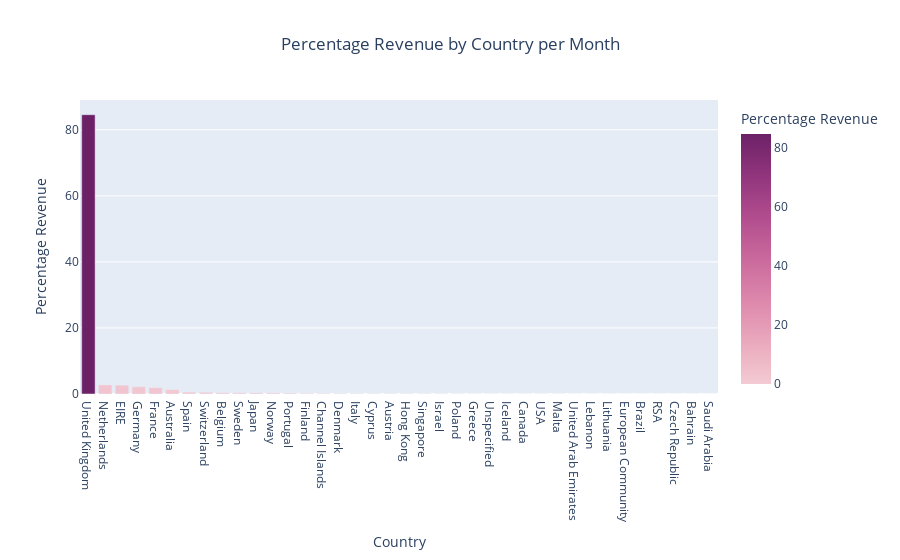

Notebook code for this chart:
### Code cell
# Mmebuat grafik % Revenue dari tiap negara
fig = px.bar(rev_country, x=rev_country['Country'], y=rev_country['Percentage Revenue'],
             title = 'Percentage Revenue by Country per Month',
             color=rev_country['Percentage Revenue'],
             color_continuous_scale = 'Magenta')
fig.update_layout(title_x = 0.5)
fig.show()

### Figure 1 — Plotly figure (JSON) as saved in the notebook; plotly's stock layout.template omitted (floating-point values rounded to 4 significant figures)
{"data": [{"alignmentgroup": "True", "hovertemplate": "Country=%{x}<br>Percentage Revenue=%{marker.color}<extra></extra>", "legendgroup": "", "marker": {"color": [84.58, 2.76, 2.67, 2.19, 1.93, 1.34, 0.59, 0.55, 0.4, 0.37, 0.36, 0.34, 0.28, 0.21, 0.19, 0.18, 0.17, 0.13, 0.1, 0.1, 0.09, 0.08, 0.07, 0.05, 0.05, 0.04, 0.04, 0.03, 0.03, 0.02, 0.02, 0.02, 0.01, 0.01, 0.01, 0.01, 0.01, 0], "coloraxis": "coloraxis", "pattern": {"shape": ""}}, "name": "", "offsetgroup": "", "orientation": "v", "showlegend": false, "textposition": "auto", "type": "bar", "x": ["United Kingdom", "Netherlands", "EIRE", "Germany", "France", "Australia", "Spain", "Switzerland", "Belgium", "Sweden", "Japan", "Norway", "Portugal", "Finland", "Channel Islands", "Denmark", "Italy", "Cyprus", "Austria", "Hong Kong", "Singapore", "Israel", "Poland", "Greece", "Unspecified", "Iceland", "Canada", "USA", "Malta", "United Arab Emirates", "Lebanon", "Lithuania", "European Community", "Brazil", "RSA", "Czech Republic", "Bahrain", "Saudi Arabia"], "xaxis": "x", "y": [84.58, 2.76, 2.67, 2.19, 1.93, 1.34, 0.59, 0.55, 0.4, 0.37, 0.36, 0.34, 0.28, 0.21, 0.19, 0.18, 0.17, 0.13, 0.1, 0.1, 0.09, 0.08, 0.07, 0.05, 0.05, 0.04, 0.04, 0.03, 0.03, 0.02, 0.02, 0.02, 0.01, 0.01, 0.01, 0.01, 0.01, 0], "yaxis": "y"}], "layout": {"barmode": "relative", "coloraxis": {"colorbar": {"title": {"text": "Percentage Revenue"}}, "colorscale": [[0, "rgb(243, 203, 211)"], [0.1667, "rgb(234, 169, 189)"], [0.3333, "rgb(221, 136, 172)"], [0.5, "rgb(202, 105, 157)"], [0.6667, "rgb(177, 77, 142)"], [0.8333, "rgb(145, 53, 125)"], [1, "rgb(108, 33, 103)"]]}, "legend": {"tracegroupgap": 0}, "title": {"text": "Percentage Revenue by Country per Month", "x": 0.5}, "xaxis": {"anchor": "y", "domain": [0, 1], "title": {"text": "Country"}}, "yaxis": {"anchor": "x", "domain": [0, 1], "title": {"text": "Percentage Revenue"}}}}
